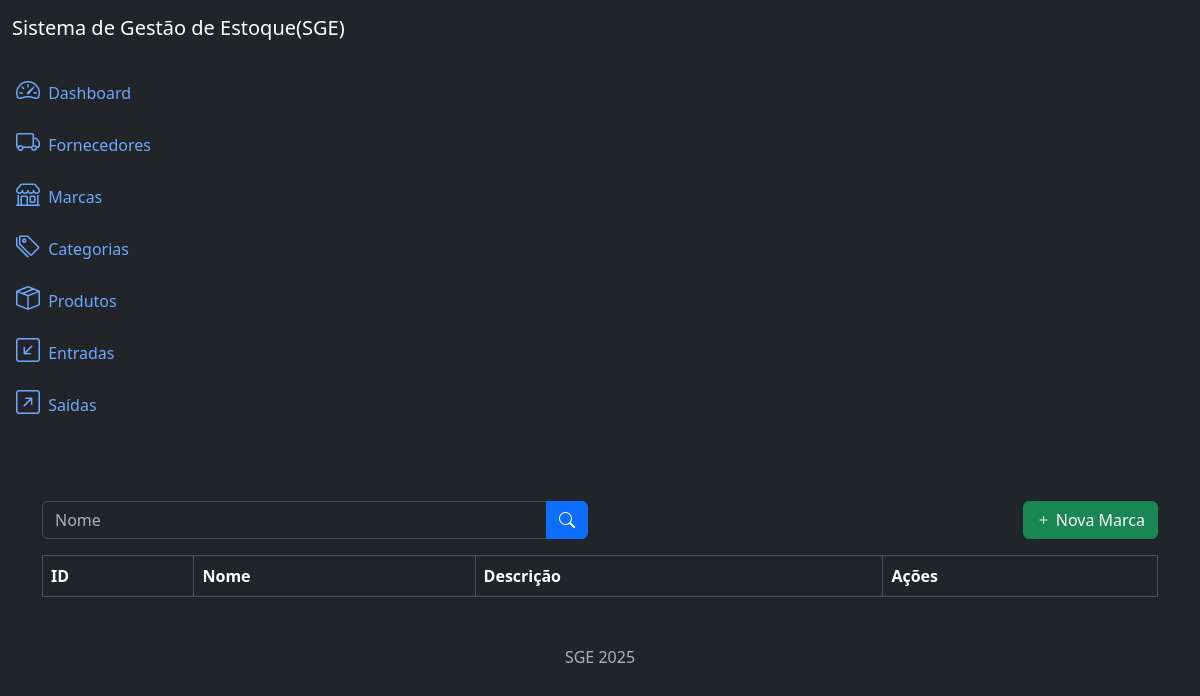
The app's page /brands/list/, older data.
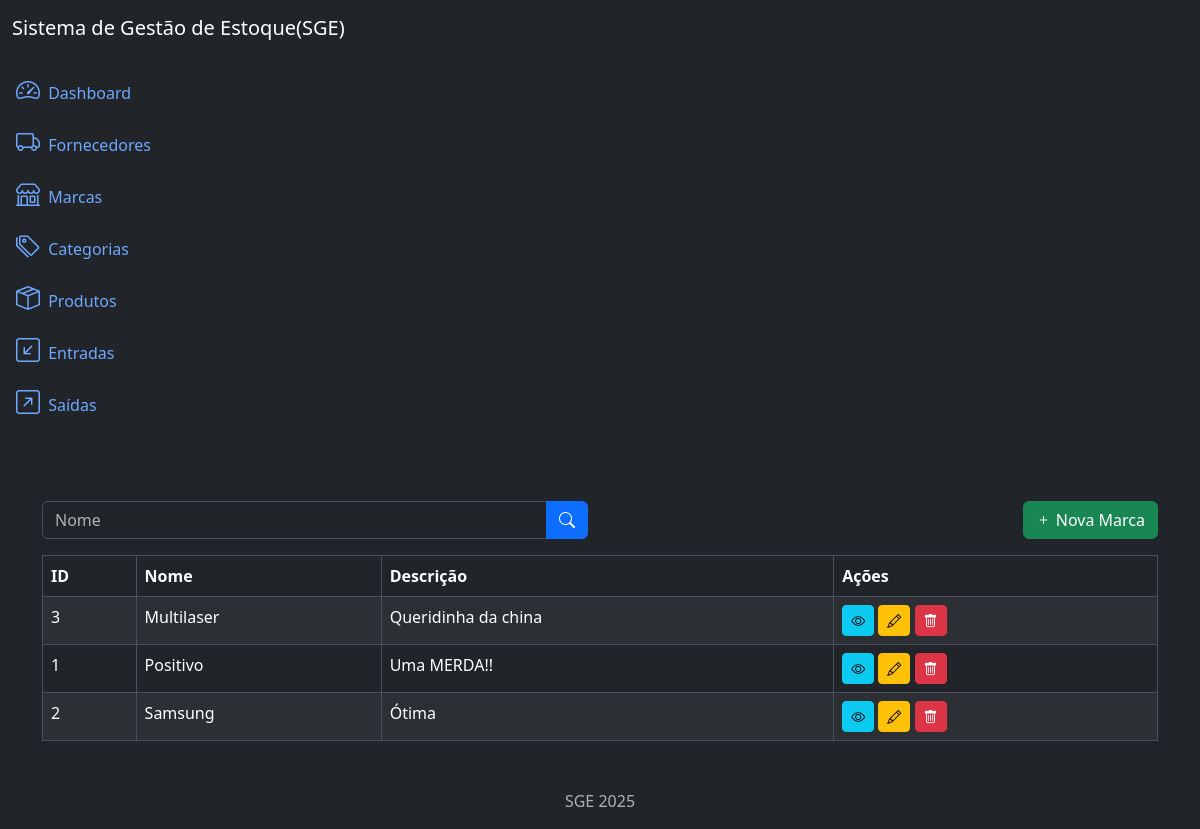
The same page, newer data.
### brands/models.py (models this page shows, shortened)
class Brand(models.Model):
    name = models.CharField(max_length=256)
    description = models.TextField(null=True, blank=True)
    created_at = models.DateTimeField(auto_now_add=True)
    updated_at = models.DateTimeField(auto_now=True)
    class Meta:
        ordering = ['name']

### brands/views.py (the view)
# urls.py: path('brands/list/', views.BrandListView.as_view(), name='brand_list'),
class BrandListView(ListView):
    model = models.Brand
    template_name = 'brands_list.html'
    context_object_name = 'brands'
    paginate_by = 10
    def get_queryset(self):
        queryset = super().get_queryset()
        name = self.request.GET.get('name')
        if name:
            queryset = queryset.filter(name__icontains=name)
        return queryset

### brands/templates/brands_list.html (shortened to what this page needs)
{% extends 'base.html' %}
{% block content %}
<div class="row mb-3">
    <div class="col-md-6">
        <form method="get" action="{% url 'brand_list' %}">
            <div class="input-group">
                <input type="text" class="form-control" name="name" placeholder="Nome" value="{{ request.GET.name }}">
                <button type="submit" class="btn btn-primary">
                    <i class="bi bi-search"></i>
                </button>
            </div>
        </form>
    </div>
    <div class="col-md-6">
        <a href="{% url 'brand_create' %}" class="btn btn-success float-end">
            <i class="bi bi-plus"></i> Nova Marca
        </a>
    </div>
</div>
<div class="table-responsive">
    <table class="table table-striped table-bordered">
        <thead class="thead-dark">
            <tr>
                <th>ID</th>
                <th>Nome</th>
                <th>Descrição</th>
                <th>Ações</th>
            </tr>
        </thead>
        <tbody>
        {% for brand in brands %}
            <tr>
                <td>{{ brand.id }}</td>
                <td>{{ brand.name }}</td>
                <td>{{ brand.description }}</td>
                <td>
                    <a href="{% url 'brand_detail' brand.id %}" class="btn btn-info btn-sm">
                        <i class="bi bi-eye"></i>
                    </a>
                    <a href="{% url 'brand_update' brand.id%}" class="btn btn-warning btn-sm">
                        <i class="bi bi-pencil"></i>
                    </a>
                    <a href="{% url 'brand_delete' brand.id %}" class="btn btn-danger btn-sm">
                        <i class="bi bi-trash"></i>
                    </a>
                </td>
            </tr>
        {% endfor %}
        </tbody>
    </table>
</div>
{% endblock %}

### app/templates/base.html (shortened to what this page needs)
<!DOCTYPE html>
<html lang="en" data-bs-theme="dark">
<head>
  <link rel="stylesheet" href="https://cdn.jsdelivr.net/npm/bootstrap@5.3.2/dist/css/bootstrap.min.css">
  <link rel="stylesheet" href="https://cdn.jsdelivr.net/npm/bootstrap-icons@1.3.0/font/bootstrap-icons.css">
</head>
<body>
    {% include 'components/_header.html' %}
    <div class="container-fluid">
        {% include 'components/_sidebar.html' %}
      <div class="col py-3">
        <div class="container mt-4">
          <main>
            {% block content %}
            {% endblock %}
          </main>
        </div>
      </div>
    </div>
    {% include 'components/_footer.html' %}
</body>
</html>

### app/templates/components/_header.html
<nav class="navbar navbar-expand-lg navbar-light bg-dark">
  <div class="container-fluid">
    <a class="navbar-brand text-white" href="#">Sistema de Gestão de Estoque(SGE)</a>
  </div>
</nav>

### app/templates/components/_sidebar.html (shortened to what this page needs)
<div class="row flex-nowrap">
  <div class="col-auto col-md-0 col-xl-0 px-0 bg-dark">
    <div class="d-flex flex-column align-items-center align-items-sm-start px-3 pt-2 text-white">
      <div class="collapse d-sm-block" id="menuCollapse">
        <ul class="nav flex-column align-items-start" id="menu">
          <li>
            <a href="#" class="nav-link px-0 align-middle">
              <i class="bi bi-speedometer2 fs-4"></i>
              <span class="ms-1">Dashboard</span>
            </a>
          </li>
          <li>
            <a href="#" class="nav-link px-0 align-middle">
              <i class="bi bi-truck fs-4"></i>
              <span class="ms-1">Fornecedores</span>
            </a>
          </li>
          <li>
            <a href="{% url 'brand_list' %}" class="nav-link px-0 align-middle">
              <i class="bi bi-shop fs-4"></i>
              <span class="ms-1">Marcas</span>
            </a>
          </li>
          <li>
            <a href="{% url 'category_list' %}" class="nav-link px-0 align-middle">
              <i class="bi bi-tags fs-4"></i>
              <span class="ms-1">Categorias</span>
            </a>
          </li>
          <li>
            <a href="#" class="nav-link px-0 align-middle">
              <i class="bi bi-box-seam fs-4"></i>
              <span class="ms-1">Produtos</span>
            </a>
          </li>
          <li>
            <a href="#" class="nav-link px-0 align-middle">
              <i class="bi bi-arrow-down-left-square fs-4"></i>
              <span class="ms-1">Entradas</span>
            </a>
          </li>
          <li>
            <a href="#" class="nav-link px-0 align-middle">
              <i class="bi bi-arrow-up-right-square fs-4"></i>
              <span class="ms-1">Saídas</span>
            </a>
          </li>
        </ul>
      </div>
    </div>
  </div>
</div>

### app/templates/components/_footer.html
<footer class="footer mt-auto py-3 text-center">
  <div class="container">
    <span class="text-muted"> SGE 2025 </span>
  </div>
</footer>

Row changes from the older to the newer data that the page shows:
added Brand: id "3", name "Multilaser", description "Queridinha da china"
added Brand: id "1", name "Positivo", description "Uma MERDA!!"
added Brand: id "2", name "Samsung", description "Ótima"
